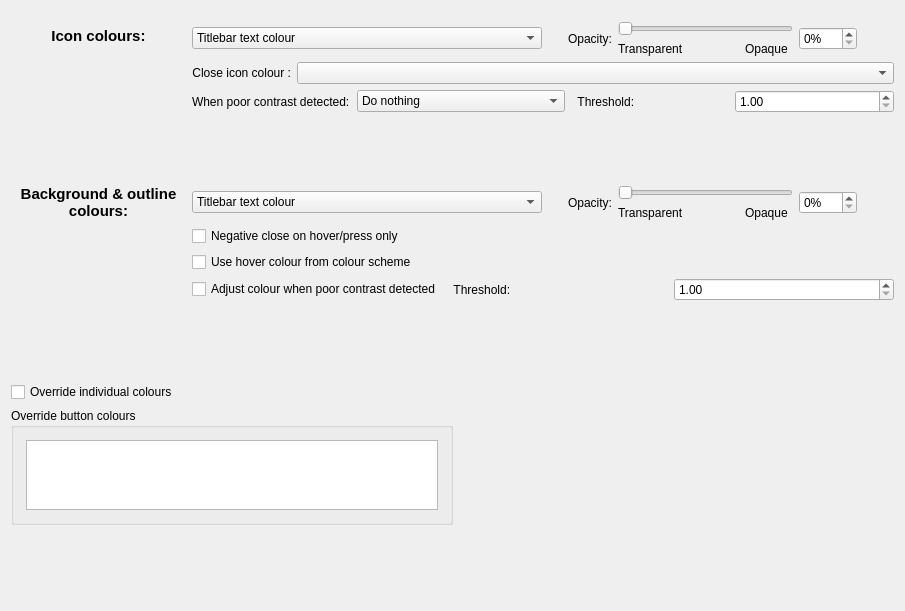
         <widget class="QWidget" name="scrollAreaWidgetContentsInactive">
          <property name="geometry">
           <rect>
            <x>0</x>
            <y>0</y>
            <width>905</width>
            <height>611</height>
           </rect>
          </property>
          <layout class="QVBoxLayout" name="verticalLayout_5">
           <item>
            <spacer name="verticalSpacer_8">
             <property name="orientation">
              <enum>Qt::Orientation::Vertical</enum>
             </property>
             <property name="sizeType">
              <enum>QSizePolicy::Policy::Fixed</enum>
             </property>
             <property name="sizeHint" stdset="0">
              <size>
               <width>20</width>
               <height>10</height>
              </size>
             </property>
            </spacer>
           </item>
           <item>
            <layout class="QHBoxLayout" name="horizontalLayout_16">
             <item>
              <layout class="QFormLayout" name="formLayout_2">
               <item row="0" column="0">
                <widget class="QLabel" name="label_4">
                 <property name="minimumSize">
                  <size>
                   <width>175</width>
                   <height>0</height>
                  </size>
                 </property>
                 <property name="text">
                  <string>&lt;html&gt;&lt;head/&gt;&lt;body&gt;&lt;p&gt;&lt;span style=&quot; font-size:11pt; font-weight:600;&quot;&gt;Icon colours:&lt;/span&gt;&lt;/p&gt;&lt;/body&gt;&lt;/html&gt;</string>
                 </property>
                 <property name="alignment">
                  <set>Qt::AlignmentFlag::AlignCenter</set>
                 </property>
                 <property name="buddy">
                  <cstring>buttonIconColorsInactive</cstring>
                 </property>
                </widget>
               </item>
               <item row="0" column="1">
                <layout class="QHBoxLayout" name="horizontalLayout_12">
                 <item>
                  <widget class="QComboBox" name="buttonIconColorsInactive">
                   <property name="enabled">
                    <bool>true</bool>
                   </property>
                   <property name="sizePolicy">
                    <sizepolicy hsizetype="Preferred" vsizetype="Fixed">
                     <horstretch>0</horstretch>
                     <verstretch>0</verstretch>
                    </sizepolicy>
                   </property>
                   <property name="minimumSize">
                    <size>
                     <width>350</width>
                     <height>0</height>
                    </size>
                   </property>
                   <property name="sizeAdjustPolicy">
                    <enum>QComboBox::SizeAdjustPolicy::AdjustToContentsOnFirstShow</enum>
                   </property>
                   <item>
                    <property name="text">
                     <string>Titlebar text colour</string>
                    </property>
                   </item>
                   <item>
                    <property name="text">
                     <string>Titlebar text colour with negative close icon</string>
                    </property>
                   </item>
                   <item>
                    <property name="text">
                     <string>Accent colour</string>
                    </property>
                   </item>
                   <item>
                    <property name="text">
                     <string>Accent colour with negative close icon</string>
                    </property>
                   </item>
                   <item>
                    <property name="text">
                     <string>Accent colour with traffic lights</string>
                    </property>
                   </item>
                  </widget>
                 </item>
                 <item>
                  <spacer name="horizontalSpacer_13">
                   <property name="orientation">
                    <enum>Qt::Orientation::Horizontal</enum>
                   </property>
                   <property name="sizeType">
                    <enum>QSizePolicy::Policy::Fixed</enum>
                   </property>
                   <property name="sizeHint" stdset="0">
                    <size>
                     <width>20</width>
                     <height>20</height>
                    </size>
                   </property>
                  </spacer>
                 </item>
                 <item>
                  <widget class="QLabel" name="label_8">
                   <property name="text">
                    <string>Opacity:</string>
                   </property>
                   <property name="buddy">
                    <cstring>buttonIconOpacityInactive</cstring>
                   </property>
                  </widget>
                 </item>
                 <item>
                  <layout class="QGridLayout" name="gridLayout_6">
                   <item row="1" column="2">
                    <widget class="QLabel" name="opacitySliderLabel_2_Inactive_2">
                     <property name="text">
                      <string>Opaque</string>
                     </property>
                    </widget>
                   </item>
                   <item row="1" column="0">
                    <widget class="QLabel" name="opacitySliderLabel_1_Inactive_2">
                     <property name="text">
                      <string>Transparent</string>
                     </property>
                    </widget>
                   </item>
                   <item row="0" column="0" colspan="3">
                    <widget class="QSlider" name="buttonIconOpacitySliderInactive">
                     <property name="sizePolicy">
                      <sizepolicy hsizetype="Fixed" vsizetype="Fixed">
                       <horstretch>0</horstretch>
                       <verstretch>0</verstretch>
                      </sizepolicy>
                     </property>
                     <property name="minimumSize">
                      <size>
                       <width>175</width>
                       <height>0</height>
                      </size>
                     </property>
                     <property name="maximum">
                      <number>100</number>
                     </property>
                     <property name="orientation">
                      <enum>Qt::Orientation::Horizontal</enum>
                     </property>
                    </widget>
                   </item>
                   <item row="1" column="1">
                    <spacer name="horizontalSpacer_14">
                     <property name="orientation">
                      <enum>Qt::Orientation::Horizontal</enum>
                     </property>
                     <property name="sizeType">
                      <enum>QSizePolicy::Policy::Preferred</enum>
                     </property>
                     <property name="sizeHint" stdset="0">
                      <size>
                       <width>15</width>
                       <height>0</height>
                      </size>
                     </property>
                    </spacer>
                   </item>
                  </layout>
                 </item>
                 <item>
                  <widget class="QSpinBox" name="buttonIconOpacityInactive">
                   <property name="suffix">
                    <string>%</string>
                   </property>
                   <property name="maximum">
                    <number>100</number>
                   </property>
                  </widget>
                 </item>
                 <item>
                  <spacer name="horizontalSpacer_17">
                   <property name="orientation">
                    <enum>Qt::Orientation::Horizontal</enum>
                   </property>
                   <property name="sizeHint" stdset="0">
                    <size>
                     <width>40</width>
                     <height>20</height>
                    </size>
                   </property>
                  </spacer>
                 </item>
                </layout>
               </item>
               <item row="1" column="1">
                <layout class="QFormLayout" name="formLayout_9">
                 <item row="0" column="0">
                  <widget class="QLabel" name="closeButtonIconColorLabelInactive">
                   <property name="minimumSize">
                    <size>
                     <width>0</width>
                     <height>0</height>
                    </size>
                   </property>
                   <property name="text">
                    <string>Close icon colour :</string>
                   </property>
                   <property name="alignment">
                    <set>Qt::AlignmentFlag::AlignRight|Qt::AlignmentFlag::AlignTrailing|Qt::AlignmentFlag::AlignVCenter</set>
                   </property>
                   <property name="buddy">
                    <cstring>closeButtonIconColorInactive</cstring>
                   </property>
                  </widget>
                 </item>
                 <item row="0" column="1">
                  <widget class="QComboBox" name="closeButtonIconColorInactive">
                   <property name="sizePolicy">
                    <sizepolicy hsizetype="Preferred" vsizetype="Fixed">
                     <horstretch>0</horstretch>
                     <verstretch>0</verstretch>
                    </sizepolicy>
                   </property>
                   <property name="sizeAdjustPolicy">
                    <enum>QComboBox::SizeAdjustPolicy::AdjustToContents</enum>
                   </property>
                  </widget>
                 </item>
                </layout>
               </item>
               <item row="2" column="1">
                <layout class="QHBoxLayout" name="horizontalLayout_6">
                 <item>
                  <widget class="QLabel" name="label_10">
                   <property name="text">
                    <string>When poor contrast detected:</string>
                   </property>
                   <property name="buddy">
                    <cstring>onPoorIconContrastInactive</cstring>
                   </property>
                  </widget>
                 </item>
                 <item>
                  <widget class="QComboBox" name="onPoorIconContrastInactive">
                   <property name="sizeAdjustPolicy">
                    <enum>QComboBox::SizeAdjustPolicy::AdjustToContentsOnFirstShow</enum>
                   </property>
                   <item>
                    <property name="text">
                     <string>Do nothing</string>
                    </property>
                   </item>
                   <item>
                    <property name="text">
                     <string>Replace with black or white</string>
                    </property>
                   </item>
                   <item>
                    <property name="text">
                     <string>Replace with titlebar background</string>
                    </property>
                   </item>
                  </widget>
                 </item>
                 <item>
                  <widget class="QLabel" name="poorIconContrastThresholdInactive_label">
                   <property name="text">
                    <string>  Threshold:</string>
                   </property>
                   <property name="buddy">
                    <cstring>poorIconContrastThresholdInactive</cstring>
                   </property>
                  </widget>
                 </item>
                 <item>
                  <widget class="QDoubleSpinBox" name="poorIconContrastThresholdInactive">
                   <property name="minimum">
                    <double>1.000000000000000</double>
                   </property>
                   <property name="maximum">
                    <double>21.000000000000000</double>
                   </property>
                   <property name="singleStep">
                    <double>0.100000000000000</double>
                   </property>
                  </widget>
                 </item>
                </layout>
               </item>
               <item row="3" column="1">
                <spacer name="verticalSpacer_6">
                 <property name="orientation">
                  <enum>Qt::Orientation::Vertical</enum>
                 </property>
                 <property name="sizeType">
                  <enum>QSizePolicy::Policy::Fixed</enum>
                 </property>
                 <property name="sizeHint" stdset="0">
                  <size>
                   <width>20</width>
                   <height>60</height>
                  </size>
                 </property>
                </spacer>
               </item>
               <item row="4" column="0">
                <widget class="QLabel" name="label_23">
                 <property name="enabled">
                  <bool>true</bool>
                 </property>
                 <property name="minimumSize">
                  <size>
                   <width>175</width>
                   <height>0</height>
                  </size>
                 </property>
                 <property name="text">
                  <string>&lt;html&gt;&lt;head/&gt;&lt;body&gt;&lt;p&gt;&lt;span style=&quot; font-size:11pt; font-weight:600;&quot;&gt;Background &amp;amp;&amp;amp; outline&lt;br/&gt;colours:&lt;/span&gt;&lt;/p&gt;&lt;/body&gt;&lt;/html&gt;</string>
                 </property>
                 <property name="alignment">
                  <set>Qt::AlignmentFlag::AlignCenter</set>
                 </property>
                 <property name="margin">
                  <number>2</number>
                 </property>
                 <property name="buddy">
                  <cstring>buttonBackgroundColorsInactive</cstring>
                 </property>
                </widget>
               </item>
               <item row="4" column="1">
                <layout class="QHBoxLayout" name="horizontalLayout_7">
                 <item>
                  <widget class="QComboBox" name="buttonBackgroundColorsInactive">
                   <property name="sizePolicy">
                    <sizepolicy hsizetype="Preferred" vsizetype="Fixed">
                     <horstretch>0</horstretch>
                     <verstretch>0</verstretch>
                    </sizepolicy>
                   </property>
                   <property name="minimumSize">
                    <size>
                     <width>350</width>
                     <height>0</height>
                    </size>
                   </property>
                   <item>
                    <property name="text">
                     <string>Titlebar text colour</string>
                    </property>
                   </item>
                   <item>
                    <property name="text">
                     <string>Titlebar text colour with negative close button</string>
                    </property>
                   </item>
                   <item>
                    <property name="text">
                     <string>Accent colour</string>
                    </property>
                   </item>
                   <item>
                    <property name="text">
                     <string>Accent colour with negative close button</string>
                    </property>
                   </item>
                   <item>
                    <property name="text">
                     <string>Accent colour with traffic lights</string>
                    </property>
                   </item>
                  </widget>
                 </item>
                 <item>
                  <spacer name="horizontalSpacer_12">
                   <property name="orientation">
                    <enum>Qt::Orientation::Horizontal</enum>
                   </property>
                   <property name="sizeType">
                    <enum>QSizePolicy::Policy::Fixed</enum>
                   </property>
                   <property name="sizeHint" stdset="0">
                    <size>
                     <width>20</width>
                     <height>20</height>
                    </size>
                   </property>
                  </spacer>
                 </item>
                 <item>
                  <widget class="QLabel" name="label_7">
                   <property name="text">
                    <string>Opacity:</string>
                   </property>
                   <property name="buddy">
                    <cstring>buttonBackgroundOpacityInactive</cstring>
                   </property>
                  </widget>
                 </item>
                 <item>
                  <layout class="QGridLayout" name="gridLayout_3">
                   <item row="0" column="0" colspan="3">
                    <widget class="QSlider" name="buttonBackgroundOpacitySliderInactive">
                     <property name="sizePolicy">
                      <sizepolicy hsizetype="Fixed" vsizetype="Fixed">
                       <horstretch>0</horstretch>
                       <verstretch>0</verstretch>
                      </sizepolicy>
                     </property>
                     <property name="minimumSize">
                      <size>
                       <width>175</width>
                       <height>0</height>
                      </size>
                     </property>
                     <property name="maximum">
                      <number>100</number>
                     </property>
                     <property name="orientation">
                      <enum>Qt::Orientation::Horizontal</enum>
                     </property>
                    </widget>
                   </item>
                   <item row="1" column="0">
                    <widget class="QLabel" name="opacitySliderLabel_1_Inactive">
                     <property name="text">
                      <string>Transparent</string>
                     </property>
                    </widget>
                   </item>
                   <item row="1" column="2">
                    <widget class="QLabel" name="opacitySliderLabel_2_Inactive">
                     <property name="text">
                      <string>Opaque</string>
                     </property>
                    </widget>
                   </item>
                   <item row="1" column="1">
                    <spacer name="horizontalSpacer_6">
                     <property name="orientation">
                      <enum>Qt::Orientation::Horizontal</enum>
                     </property>
                     <property name="sizeType">
                      <enum>QSizePolicy::Policy::Preferred</enum>
                     </property>
                     <property name="sizeHint" stdset="0">
                      <size>
                       <width>15</width>
                       <height>0</height>
                      </size>
                     </property>
                    </spacer>
                   </item>
                  </layout>
                 </item>
                 <item>
                  <widget class="QSpinBox" name="buttonBackgroundOpacityInactive">
                   <property name="suffix">
                    <string>%</string>
                   </property>
                   <property name="maximum">
                    <number>100</number>
                   </property>
                  </widget>
                 </item>
                 <item>
                  <spacer name="horizontalSpacer_18">
                   <property name="orientation">
                    <enum>Qt::Orientation::Horizontal</enum>
                   </property>
                   <property name="sizeHint" stdset="0">
                    <size>
                     <width>40</width>
                     <height>20</height>
                    </size>
                   </property>
                  </spacer>
                 </item>
                </layout>
               </item>
               <item row="5" column="1">
                <widget class="QCheckBox" name="negativeCloseBackgroundHoverPressInactive">
                 <property name="text">
                  <string>Negative close on hover/press only</string>
                 </property>
                </widget>
               </item>
               <item row="6" column="1">
                <widget class="QCheckBox" name="useHoverAccentInactive">
                 <property name="text">
                  <string>Use hover colour from colour scheme</string>
                 </property>
                </widget>
               </item>
               <item row="7" column="1">
                <layout class="QHBoxLayout" name="horizontalLayout_11">
                 <item>
                  <widget class="QCheckBox" name="adjustBackgroundColorOnPoorContrastInactive">
                   <property name="text">
                    <string>Adjust colour when poor contrast detected</string>
                   </property>
                  </widget>
                 </item>
                 <item>
                  <widget class="QLabel" name="poorBackgroundContrastThresholdInactive_label">
                   <property name="text">
                    <string>  Threshold:</string>
                   </property>
                   <property name="buddy">
                    <cstring>poorBackgroundContrastThresholdInactive</cstring>
                   </property>
                  </widget>
                 </item>
                 <item>
                  <widget class="QDoubleSpinBox" name="poorBackgroundContrastThresholdInactive">
                   <property name="minimum">
                    <double>1.000000000000000</double>
                   </property>
                   <property name="maximum">
                    <double>21.000000000000000</double>
                   </property>
                   <property name="singleStep">
                    <double>0.100000000000000</double>
                   </property>
                  </widget>
                 </item>
                </layout>
               </item>
              </layout>
             </item>
             <item>
              <spacer name="horizontalSpacer_7">
               <property name="orientation">
                <enum>Qt::Orientation::Horizontal</enum>
               </property>
               <property name="sizeType">
                <enum>QSizePolicy::Policy::Expanding</enum>
               </property>
               <property name="sizeHint" stdset="0">
                <size>
                 <width>0</width>
                 <height>20</height>
                </size>
               </property>
              </spacer>
             </item>
            </layout>
           </item>
           <item>
            <spacer name="verticalSpacer_4">
             <property name="orientation">
              <enum>Qt::Orientation::Vertical</enum>
             </property>
             <property name="sizeType">
              <enum>QSizePolicy::Policy::MinimumExpanding</enum>
             </property>
             <property name="sizeHint" stdset="0">
              <size>
               <width>20</width>
               <height>40</height>
              </size>
             </property>
            </spacer>
           </item>
           <item>
            <widget class="QCheckBox" name="buttonColorOverrideToggleInactive">
             <property name="text">
              <string>Override individual colours</string>
             </property>
            </widget>
           </item>
           <item>
            <layout class="QHBoxLayout" name="horizontalLayout_8">
             <item>
              <widget class="QGroupBox" name="inactiveOverrideGroupBox">
               <property name="sizePolicy">
                <sizepolicy hsizetype="MinimumExpanding" vsizetype="MinimumExpanding">
                 <horstretch>0</horstretch>
                 <verstretch>0</verstretch>
                </sizepolicy>
               </property>
               <property name="title">
                <string>Override button colours</string>
               </property>
               <layout class="QVBoxLayout" name="verticalLayout_6">
                <property name="spacing">
                 <number>12</number>
                </property>
                <property name="leftMargin">
                 <number>12</number>
                </property>
                <property name="topMargin">
                 <number>12</number>
                </property>
                <property name="rightMargin">
                 <number>12</number>
                </property>
                <property name="bottomMargin">
                 <number>12</number>
                </property>
                <item>
                 <widget class="QTableWidget" name="overrideColorTableInactive">
                  <property name="sizePolicy">
                   <sizepolicy hsizetype="Preferred" vsizetype="Preferred">
                    <horstretch>0</horstretch>
                    <verstretch>0</verstretch>
                   </sizepolicy>
                  </property>
                  <property name="minimumSize">
                   <size>
                    <width>0</width>
                    <height>0</height>
                   </size>
                  </property>
                  <property name="verticalScrollBarPolicy">
                   <enum>Qt::ScrollBarPolicy::ScrollBarAlwaysOff</enum>
                  </property>
                  <property name="horizontalScrollBarPolicy">
                   <enum>Qt::ScrollBarPolicy::ScrollBarAlwaysOff</enum>
                  </property>
                  <property name="sizeAdjustPolicy">
                   <enum>QAbstractScrollArea::SizeAdjustPolicy::AdjustToContents</enum>
                  </property>
                  <property name="alternatingRowColors">
                   <bool>true</bool>
                  </property>
                  <property name="selectionMode">
                   <enum>QAbstractItemView::SelectionMode::SingleSelection</enum>
                  </property>
                  <property name="wordWrap">
                   <bool>false</bool>
                  </property>
                  <property name="cornerButtonEnabled">
                   <bool>false</bool>
                  </property>
                  <attribute name="horizontalHeaderVisible">
                   <bool>true</bool>
                  </attribute>
                  <attribute name="horizontalHeaderCascadingSectionResizes">
                   <bool>true</bool>
                  </attribute>
                  <attribute name="verticalHeaderVisible">
                   <bool>true</bool>
                  </attribute>
                  <attribute name="verticalHeaderCascadingSectionResizes">
                   <bool>true</bool>
                  </attribute>
                 </widget>
                </item>
               </layout>
              </widget>
             </item>
             <item>
              <spacer name="horizontalSpacer_8">
               <property name="orientation">
                <enum>Qt::Orientation::Horizontal</enum>
               </property>
               <property name="sizeHint" stdset="0">
                <size>
                 <width>0</width>
                 <height>0</height>
                </size>
               </property>
              </spacer>
             </item>
            </layout>
           </item>
           <item>
            <spacer name="verticalSpacer">
             <property name="orientation">
              <enum>Qt::Orientation::Vertical</enum>
             </property>
             <property name="sizeHint" stdset="0">
              <size>
               <width>5</width>
               <height>5</height>
              </size>
             </property>
            </spacer>
           </item>
          </layout>
         </widget>
